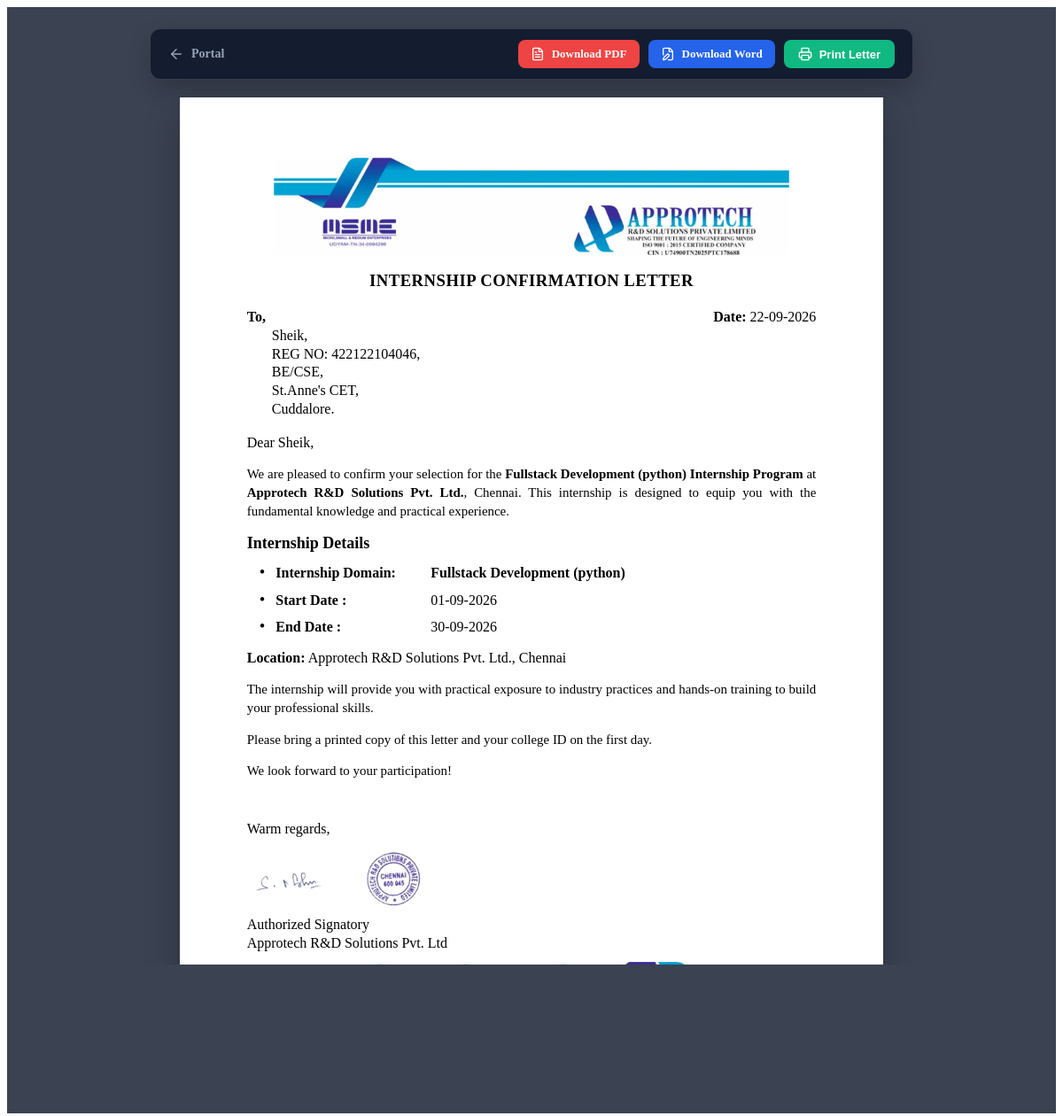
Page /letter/APP-2026-42210 on the committed database.
### tables this page shows
CREATE TABLE student_submissions (
            id INTEGER PRIMARY KEY AUTOINCREMENT,
            application_id TEXT UNIQUE NOT NULL,
            full_name TEXT NOT NULL,
            registration_number TEXT NOT NULL,
            email TEXT NOT NULL,
            phone TEXT NOT NULL,
            degree_department TEXT NOT NULL,
            institution_name TEXT NOT NULL,
            institution_location TEXT NOT NULL,
            internship_domain TEXT NOT NULL,
            start_date TEXT NOT NULL,
            end_date TEXT NOT NULL,
            duration_days INTEGER NOT NULL,
            format_type TEXT NOT NULL,
            status TEXT NOT NULL DEFAULT 'Pending',
            created_at TIMESTAMP DEFAULT CURRENT_TIMESTAMP
        );

### app.py (the view)
@app.route("/letter/<application_id>")
def view_letter(application_id):
    conn = get_db()
    cursor = conn.cursor()
    cursor.execute("SELECT * FROM student_submissions WHERE application_id = ?", (application_id,))
    submission = cursor.fetchone()
    conn.close()
    if not submission:
        flash("Application record not found.", "error")
        return redirect(url_for("index"))
    s_date_fmt = format_date_str(submission["start_date"])
    e_date_fmt = format_date_str(submission["end_date"])
    c_date_fmt = datetime.now().strftime("%d-%m-%Y")
    return render_template("letter.html",
                           submission=submission,
                           start_date_fmt=s_date_fmt,
                           end_date_fmt=e_date_fmt,
                           current_date_fmt=c_date_fmt)

### app.py (called while the page is built)
def get_db():
    conn = sqlite3.connect(DB_FILE)
    conn.row_factory = sqlite3.Row
    return conn

def format_date_str(date_str):
    try:
        return datetime.strptime(date_str, "%Y-%m-%d").strftime("%d-%m-%Y")
    except Exception:
        return date_str

### templates/letter.html (shortened to what this page needs)
<!DOCTYPE html>
<html lang="en">
<head>
  <link rel="stylesheet" href="{{ url_for('static', filename='css/letter.css') }}">
</head>
<body>
  <div class="letter-page-wrapper">
    <div class="letter-action-bar no-print">
      <a href="{{ url_for('index') }}" style="color: #94a3b8; text-decoration: none;">
        <i data-lucide="arrow-left" style="width: 18px; height: 18px;"></i>
        <span>Portal</span>
      </a>
      <div style="display: flex; gap: 10px; align-items: center;">
        <a href="{{ url_for('download_pdf_by_app_id', application_id=submission.application_id) }}"
           style="background: #ef4444; color: white; padding: 8px 14px; border-radius: 8px; text-decoration: none; font-size: 13px;">
          <i data-lucide="file-text" style="width: 16px; height: 16px;"></i>
          <span>Download PDF</span>
        </a>
        <a href="{{ url_for('download_word_by_app_id', application_id=submission.application_id) }}"
           style="background: #2563eb; color: white; padding: 8px 14px; border-radius: 8px; text-decoration: none; font-size: 13px;">
          <i data-lucide="file-edit" style="width: 16px; height: 16px;"></i>
          <span>Download Word</span>
        </a>
        <button type="button" onclick="window.print()"
                style="background: #10b981; color: white; border: none; padding: 8px 16px; border-radius: 8px; font-size: 13px; font-weight: 600;">
          <i data-lucide="printer" style="width: 16px; height: 16px;"></i>
          <span>Print Letter</span>
        </button>
      </div>
    </div>
    <div class="letter-paper">
      <div>
        <div class="official-letter-header">
          <img src="{{ url_for('static', filename='images/header.png') }}"
               alt="Approtech &amp; MSME Header"
               class="official-header-img">
        </div>
        <h1 class="official-letter-title">INTERNSHIP CONFIRMATION LETTER</h1>
        <div class="official-to-date-row">
          <div class="official-to-block">
            <strong>To,</strong>
            <div class="official-recipient-details">
              <div>{{ submission.full_name }},</div>
              <div>REG NO: {{ submission.registration_number }},</div>
              <div>{{ submission.degree_department }},</div>
              <div>{{ submission.institution_name }},</div>
              <div>{{ submission.institution_location }}.</div>
            </div>
          </div>
          <div class="official-date-block">
            <strong>Date:</strong> {{ current_date_fmt }}
          </div>
        </div>
        <div class="official-salutation">
          Dear {{ submission.full_name }},
        </div>
        <p class="official-p">
          We are pleased to confirm your selection for the <strong>{{ submission.internship_domain }} Internship Program</strong> at <strong>Approtech R&amp;D Solutions Pvt. Ltd.</strong>, Chennai. This internship is designed to equip you with the fundamental knowledge and practical experience.
        </p>
        <div class="official-details-heading">
          Internship Details
        </div>
        <ul class="official-details-list">
          <li>
            <span class="lbl">Internship Domain:</span>
            <strong>{{ submission.internship_domain }}</strong>
          </li>
          <li>
            <span class="lbl">Start Date :</span>
            <span>{{ start_date_fmt }}</span>
          </li>
          <li>
            <span class="lbl">End Date :</span>
            <span>{{ end_date_fmt }}</span>
          </li>
        </ul>
        <div class="official-location-line">
          <strong>Location:</strong> Approtech R&amp;D Solutions Pvt. Ltd., Chennai
        </div>
        <p class="official-p">
          The internship will provide you with practical exposure to industry practices and hands-on training to build your professional skills.
        </p>
        <p class="official-p">
          Please bring a printed copy of this letter and your college ID on the first day.
        </p>
        <p class="official-p">
          We look forward to your participation!
        </p>
      </div>
      <div>
        <div class="official-signature-section">
          <div class="official-warm-regards">Warm regards,</div>
          <div class="official-stamp-sig-row">
            <img src="{{ url_for('static', filename='images/signature.png') }}"
                 alt="Authorized Signature"
                 class="official-sig-img">
            <img src="{{ url_for('static', filename='images/stamp.png') }}"
                 alt="Official Company Stamp"
                 class="official-stamp-img">
          </div>
          <div class="official-signatory-name">Authorized Signatory</div>
          <div class="official-signatory-company">Approtech R&amp;D Solutions Pvt. Ltd</div>
        </div>
        <div class="official-letter-footer">
          <img src="{{ url_for('static', filename='images/footer.png') }}"
               alt="Approtech Contact Footer"
               class="official-footer-img">
        </div>
      </div>
    </div>
  </div>
</body>
</html>

### static/css/letter.css (style rules this page uses)
:root { --letter-font-serif: "Times New Roman", Times, "Liberation Serif", serif; --letter-font-sans: "Arial", Helvetica, sans-serif; --letter-color-text: #000000; --letter-blue: #0052D4; }
.letter-page-wrapper { min-height: 100vh; background-color: #3b4252; padding: 24px 16px; display: flex; flex-direction: column; align-items: center; }
.letter-action-bar { width: 100%; max-width: 820px; display: flex; justify-content: space-between; align-items: center; margin-bottom: 20px; background: rgba(15, 23, 42, 0.85); backdrop-filter: blur(8px); padding: 12px 20px; border-radius: 12px; border: 1px solid rgba(255, 255, 255, 0.15); box-shadow: 0 10px 25px rgba(0, 0, 0, 0.2); }
.letter-action-bar a, .letter-action-bar button { display: inline-flex; align-items: center; gap: 8px; font-size: 14px; font-weight: 600; cursor: pointer; }
.letter-paper { width: 210mm; min-height: 297mm; background: #ffffff; padding: 18mm 20mm 16mm 20mm; box-shadow: 0 15px 35px rgba(0, 0, 0, 0.25); font-family: var(--letter-font-serif); color: var(--letter-color-text); line-height: 1.35; box-sizing: border-box; position: relative; display: flex; flex-direction: column; justify-content: space-between; }
.official-letter-header { width: 100%; margin-bottom: 16px; text-align: center; }
.official-header-img { width: 100%; max-height: 110px; object-fit: contain; display: block; }
.official-letter-title { font-family: var(--letter-font-serif); font-size: 14pt; font-weight: bold; text-align: center; margin: 14px 0 18px 0; letter-spacing: 0.5px; color: #000000; }
.official-to-date-row { display: flex; justify-content: space-between; align-items: flex-start; margin-bottom: 16px; font-size: 12pt; }
.official-to-block { font-size: 12pt; }
.official-to-block strong { font-size: 12pt; }
.official-recipient-details { margin-left: 28px; line-height: 1.3; }
.official-date-block { font-size: 12pt; white-space: nowrap; }
.official-date-block strong { font-weight: bold; }
.official-salutation { font-size: 12pt; margin-bottom: 12px; }
.official-p { font-size: 11.2pt; line-height: 1.38; margin-bottom: 10px; text-align: justify; }
.official-p strong { font-weight: bold; }
.official-details-heading { font-size: 13.5pt; font-weight: bold; margin-top: 14px; margin-bottom: 8px; }
.official-details-list { list-style: none; padding: 0; margin: 0 0 12px 0; }
.official-details-list li { font-size: 12pt; line-height: 1.4; display: flex; align-items: baseline; margin-bottom: 4px; }
.official-details-list li::before { content: "•"; font-size: 14pt; margin-right: 12px; margin-left: 14px; color: #000000; }
.official-details-list .lbl { font-weight: bold; display: inline-block; min-width: 175px; }
.official-location-line { font-size: 12pt; margin-top: 8px; margin-bottom: 12px; }
.official-signature-section { margin-top: 10px; margin-bottom: 6px; }
.official-warm-regards { font-size: 12pt; margin-bottom: 6px; }
.official-stamp-sig-row { display: flex; align-items: center; gap: 32px; min-height: 75px; margin: 4px 0; }
.official-sig-img { height: 62px; width: auto; object-fit: contain; }
.official-stamp-img { height: 76px; width: auto; object-fit: contain; }
.official-signatory-name { font-size: 12pt; margin-top: 4px; color: #000000; }
.official-signatory-company { font-size: 12pt; color: #000000; }
.official-letter-footer { width: 100%; margin-top: 10px; }
.official-footer-img { width: 100%; max-height: 86px; object-fit: contain; display: block; }

### rows in the picture
student_submissions: full_name "Sheik", registration_number "422122104046", degree_department "BE/CSE", institution_name "St.Anne's CET", institution_location "Cuddalore", internship_domain "Fullstack Development (python)"

### other values in the picture
{{ start_date_fmt }} "01-09-2026"
{{ end_date_fmt }} "30-09-2026"
